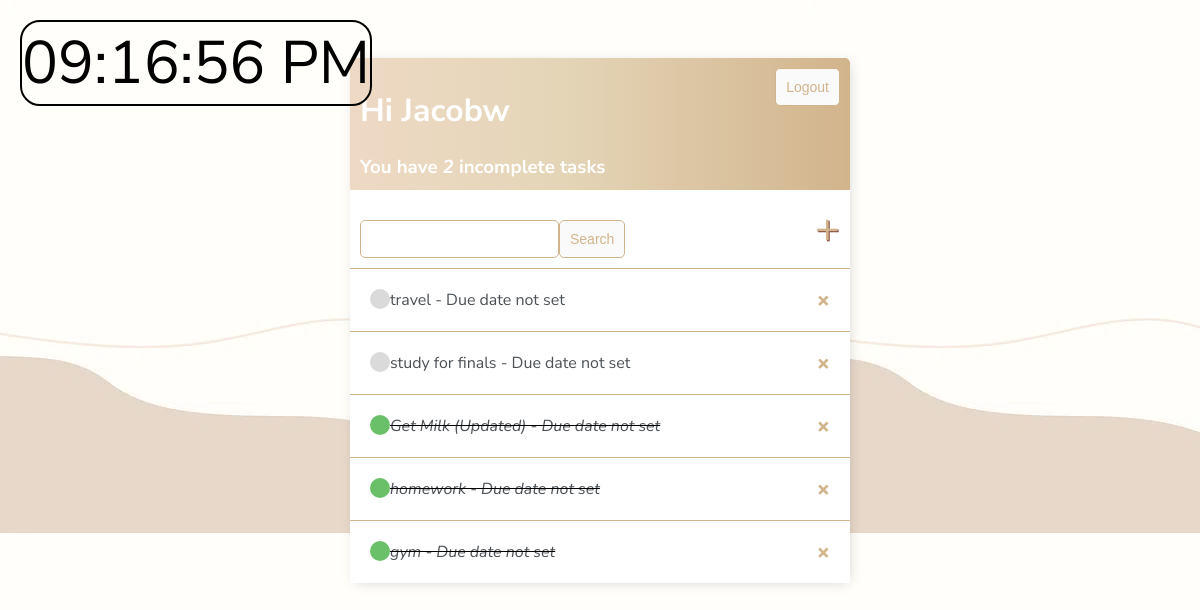
The app's page / (signed in) with its own data.
### base/models.py (models this page shows)
class Task(models.Model):
    user = models.ForeignKey(User, on_delete=models.CASCADE, null=True, blank=True)
    title = models.CharField(max_length=200)
    assignee = models.CharField(null=True, blank=True, max_length=200)
    task_group = models.CharField(null=True, blank=True, max_length=200)
    due_date = models.DateField(default=date.today)
    description = models.TextField(null=True, blank=True)
    complete = models.BooleanField(default=False)
    created = models.DateTimeField(auto_now_add=True)
    def days_til_due(self):
        today = date.today()
        if self.due_date is not None:
            return (self.due_date - today).days
        else:
            return None
    def __str__(self):
        days = self.days_til_due()
        if days is None:
            return f"{self.title} - Due date not set"
        elif days == 0:
            return f"{self.title} - Due today!"
        elif days == 1:
            return f"{self.title} - Due tomorrow"
        elif days > 0:
            return f"{self.title} - Due in {days} days"
        else:
            return f"{self.title} - Overdue by {-days} days"""
    class Meta:
        ordering = ['complete']

### base/views.py (the view)
# urls.py: path('', TaskList.as_view(), name='tasks'),
class TaskList(LoginRequiredMixin, ListView):
    model = Task
    context_object_name = 'tasks'
    def get_context_data(self, **kwargs):
        context = super().get_context_data(**kwargs)
        context['tasks'] = context['tasks'].filter(user=self.request.user)
        context['count'] = context['tasks'].filter(complete=False).count()
        search_input = self.request.GET.get('search-area') or ''
        if search_input:
            context['tasks'] = context['tasks'].filter(
                Q(title__startswith=search_input) | Q(task_group__startswith=search_input))
        context['search_input'] = search_input
        return context

### base/templates/base/task_list.html (shortened to what this page needs)
{% extends 'base/main.html' %}
{% block content %}
<div class="header-bar">
    <div>
        <h1>Hi {{request.user|title}}</h1>
        <h3 style="margin:0">You have <i>{{count}}</i> incomplete task{{ count|pluralize:"s"}}</h3>
    </div>
    {% if request.user.is_authenticated %}
    <form method="post" action="{% url 'logout' %}">
        <input class="button" type="submit" value="Logout">
    </form>
    {% else %}
    <a href="{% url 'login' %}">Login</a>
    {% endif %}
</div>
<div id="search-add-wrapper">
    <form method="GET" style="margin-top: 20px;display: flex;">
        <input type='text' name='search-area' value="{{search_input}}">
        <input class="button" type='submit' value='Search'>
    </form>
    <a id="add-link" href="{% url 'task-create' %}">&#x2b;</a>
</div>
<div class="task-items-wrapper">
    {% for task in tasks %}
    <div class="task-wrapper {% if task.complete %}task-complete{% endif %} {% if task.days_til_due|default:0 < 0 %}task-overdue{% endif %}">
        {% if task.complete %}
        <div class="task-title">
            <div class="task-complete-icon"></div>
            <i><s><a href="{% url 'task-update' task.id %}">{{task}}</a></s></i>
        </div>
        <a class="delete-link" href="{% url 'task-delete' task.id %}">&#215;</a>
        {% else %}
        <div class="task-title">
            <div class="task-incomplete-icon"></div>
            <a href="{% url 'task-update' task.id %}">{{task}}</a>
        </div>
        <a class="delete-link" href="{% url 'task-delete' task.id %}">&#215;</a>
        {% endif %}
    </div>
    {% empty %}
    <h3>No items in list</h3>
    {% endfor %}
</div>
{% endblock content %}

### static/css/mystyles.css (style rules this page uses)
body { background-image: url("listbg.webp") }

### base/templates/base/main.html (style rules this page uses)
body { background-color: #FAFAFA; font-family: 'Nunito Sans', sans-serif; padding-top: 50px; }
h1, h2, h3, h4, h5, h6, { font-family: 'Raleway', sans-serif; }
a, p { color: #4b5156; }
.header-bar { display: flex; justify-content: space-between; color: #fff; padding: 10px; border-radius: 5px 5px 0 0; background: linear-gradient(90deg, #eed9c4 0%, #e4d5b7 43%, #d2b48c 100%); }
.task-wrapper { display: flex; align-items: center; justify-content: space-between; padding: 20px; background-color: #fff; border-top: 1px solid rgb(210,180,140); }
.task-title { display: flex; }
.task-title a { text-decoration: none; color:; }
.task-complete-icon { height: 20px; width: 20px; background-color: rgb(105, 192, 105); border-radius: 50%; }
.task-incomplete-icon { height: 20px; width: 20px; background-color: rgb(218, 218, 218); border-radius: 50%; }
.delete-link { text-decoration: none; font-weight: 900; color: #d2b48c; font-size: 22px; line-height: 0; }
#search-add-wrapper { display: flex; justify-content: space-between; align-items: center; padding: 10px; }
#add-link { color: #d2b48c; text-decoration: none; font-size: 42px; text-shadow: 1px 1px #81413b; }
input[type=text], input[type=password], textarea { border: 1px solid #d2b48c; border-radius: 5px; padding: 10px; width: 90%; }
.button { border: 1px solid #d2b48c; background-color: #FAFAFA; color: #d2b48c; padding: 10px; font-size: 14px; border-radius: 5px; cursor: pointer; text-decoration: none; }

### records on screen
Task: due_date+title "travel - Due date not set"
Task: due_date+title "study for finals - Due date not set"
Task: due_date+title "Get Milk (Updated) - Due date not set"
Task: due_date+title "homework - Due date not set"
Task: due_date+title "gym - Due date not set"

### other values on screen
{{ request.user|title }} "Jacobw"
{{ count }} "2"
